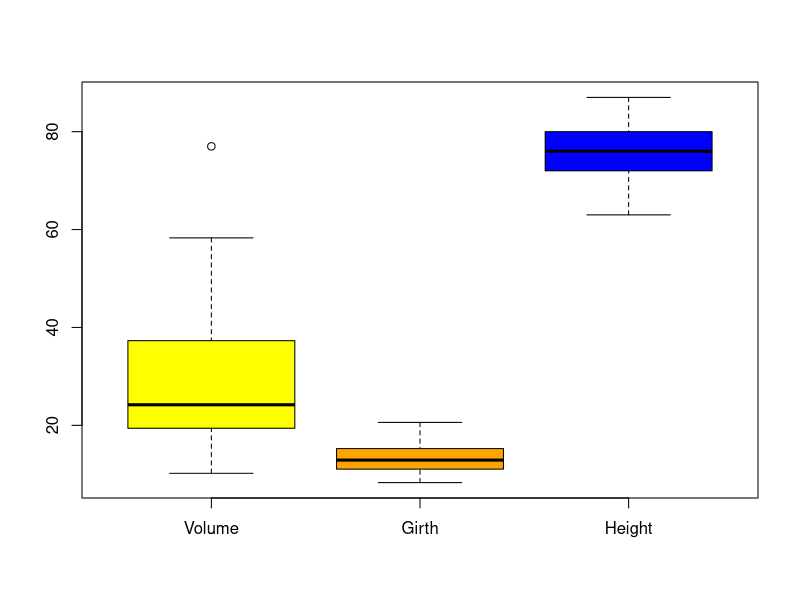
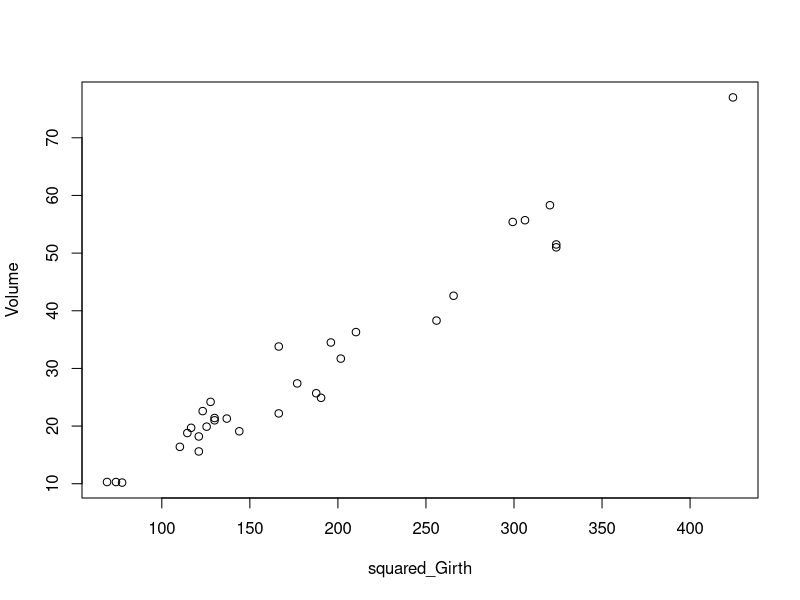
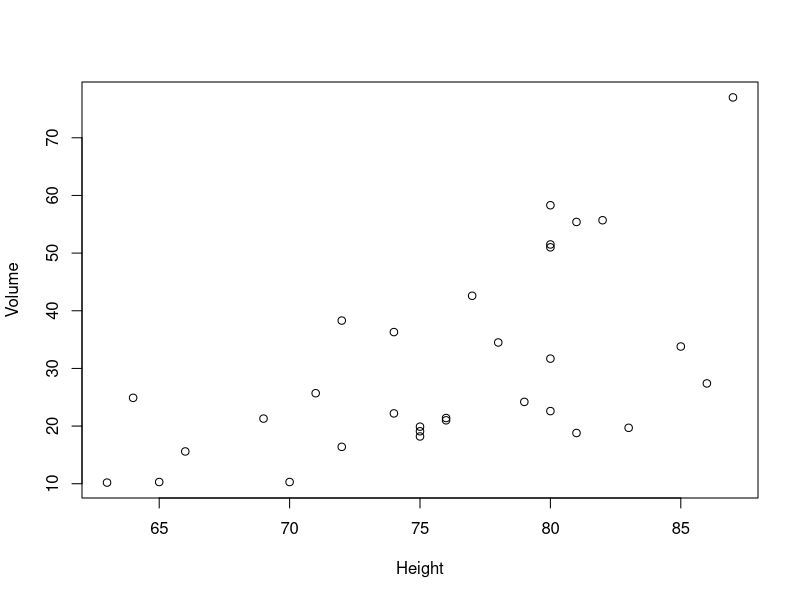

Reproduce these figures in R, in order.
#1(a)
k = 0:50
pmf=(2^k)/((2^51)-1)
p=sum(pmf[46:51])
#1(b)
m1=sum((k^2)*pmf)
m1
#1(c)
m2=sum(((k^2)^2)*pmf)
var=m2-m1^2
var
#1(d)
ln=log((k^2)+1)
m3=sum(ln*pmf)
m3



#2(a)
n=runif(10000, min= 0, max = 1)
x <- -1/(log(n))^5
m=sum(x*exp(-1/x^5)*5*x^(-6))
m
1-exp(-1)


#3(a)
attach(trees)
Volume = trees$Volume
Girth = trees$Girth
Height = trees$Height
boxplot(Volume, Girth,Height, names = c("Volume", "Girth","Height"),
        col = c("yellow", "orange","blue"))
#3(b)
summary(Volume)
summary(Girth)
summary(Height)
#3(c)
square=Girth^2
plot(square, Volume, xlab = "squared_Girth", ylab = "Volume")
#3(d)
tree_model = lm(Volume ~ square)
tree_model$coef
summary(tree_model)
#3(e)
sum(tree_model$coef*c(1,19^2))
#3(f)
plot(Height, Volume, xlab = "Height", ylab = "Volume")
